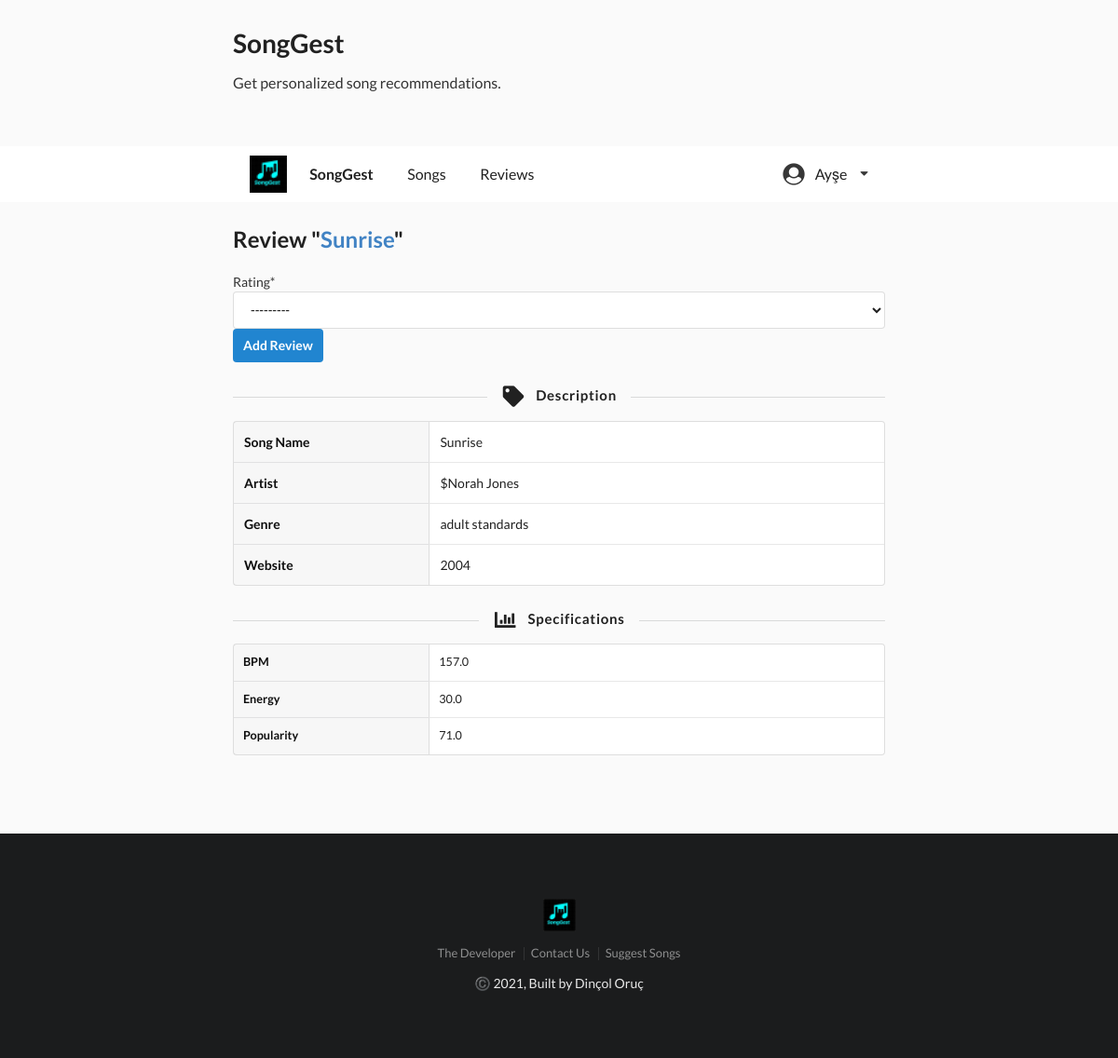
/songs/1/review/new/ (signed in), run on the app's committed database.
### reviews/models.py (models this page shows, shortened)
class Song(models.Model):
    name = models.CharField(max_length=80)
    artist = models.CharField(max_length=80)
    genre = models.CharField(max_length=80)
    year = models.IntegerField(null=True, blank=True)
    BPM = models.FloatField(null=True, blank=True)
    energy = models.FloatField(null=True, blank=True)
    danceability = models.FloatField(null=True, blank=True)
    loudness = models.FloatField(null=True, blank=True)
    liveness = models.FloatField(null=True, blank=True)
    valance = models.FloatField(null=True, blank=True)
    length = models.IntegerField(null=True, blank=True)
    acousticness = models.FloatField(null=True, blank=True)
    speechiness = models.FloatField(null=True, blank=True)
    popularity = models.FloatField(null=True, blank=True)

### reviews/views.py (the view, shortened to what this page needs)
class ReviewCreateView(LoginRequiredMixin, CreateView):
    model = Review
    fields = [ 'rating']
    def get_context_data(self, **kwargs):
        self.song = get_object_or_404(Song, pk=self.kwargs['song_id'])
        context = super().get_context_data(**kwargs)
        context['song'] = self.song
        return context

### reviews/templates/reviews/review_form.html (shortened to what this page needs)
{% extends "reviews/base.html" %}
{% load crispy_forms_tags %}
{% block content %}
<div class="ui vertical segment">
    <h2 class=" ui header"> Review "<a href="{% url 'song_detail' song.id %}">{{song.name}}</a>" </h2>
    <form action="" method="post" class="ui reply form" style="margin-top: 20px;">
        {{ form|crispy }}
        <input class="ui blue submit icon button" type="submit" value="Add Review" />
    </form>
    <h4 class="ui horizontal divider header">
        <i class="tag icon"></i>
        Description
    </h4>
    <table class="ui definition table">
        <tbody>
            <tr>
                <td style="width:30%;">Song Name</td>
                <td> {{ song.name }}</td>
            </tr>
        </tbody>
        <tbody>
            <tr>
                <td>Artist</td>
                <td> ${{ song.artist }}</td>
            </tr>
        </tbody>
        <tbody>
            <tr>
                <td>Genre</td>
                <td> {{ song.genre }}</td>
            </tr>
        </tbody>
        <tbody>
            <tr>
                <td>Website</td>
                <td> {{ song.year }}</td>
        </tbody>
    </table>
    <h4 class="ui horizontal divider header">
        <i class="bar chart icon"></i>
        Specifications
    </h4>
    <table class="ui definition small table">
        <tbody>
            <tr>
                <td style="width:30%;">BPM</td>
                <td> {{ song.BPM}}</td>
            </tr>
        </tbody>
        <tbody>
            <tr>
                <td>Energy</td>
                <td> {{ song.energy}}</td>
            </tr>
        </tbody>
        <tbody>
            <tr>
                <td>Popularity</td>
                <td> {{ song.popularity}}</td>
            </tr>
        </tbody>
    </table>
</div>
{% endblock content %}

### reviews/templates/reviews/base.html (shortened to what this page needs)
{% load static %}
<!DOCTYPE html>
<html>
<head>
    <link rel="stylesheet" href="https://cdnjs.cloudflare.com/ajax/libs/semantic-ui/2.2.9/semantic.min.css" />
    <link rel="stylesheet" type="text/css" href="{% static 'reviews/main.css' %}">
</head>
<body>
    <div class="ui main text container">
        <h1 class="ui header">SongGest</h1>
        <p>Get personalized song recommendations.</p>
    </div>
    <div class="ui borderless stackable main menu">
        <div class="ui text container">
            <a class="header item" href="{% url 'home' %}">
                <img class="logo" src="{% static 'reviews/favicon.png' %}">
                SongGest
            </a>
            <a href="{% url 'song_list' %}" class="item">Songs</a>
            <a href="{% url 'review_list' %}" class="item">Reviews</a>
            <div class="ui right floated dropdown item">
                <i class="large user circle icon"></i>{% if user.is_authenticated %}{{ user.username }}{% else %}Account
                {% endif %}<i class="dropdown icon"></i>
            </div>
        </div>
    </div>
    <div class="ui text container">
        <main>
            {% block content %}{% endblock %}
        </main>
    </div>
    <div class="ui inverted vertical footer segment">
        <div class="ui center aligned container">
            <img src="{% static 'reviews/favicon.png' %}" class="ui centered mini image">
            <div class="ui horizontal inverted small divided link list">
                <a class="item" href="https://www.linkedin.com/in/din%C3%A7ol-oru%C3%A7-8760111b0/">The Developer</a>
                <a class="item" href="mailto:dincoloruc@yahoo.com">Contact Us</a>
                <a class="item" href="https://forms.gle/9ETsDKT8ty4aZjYY9">Suggest Songs</a>
            </div>
            <p>©️ 2021, Built by Dinçol Oruç</p>
        </div>
    </div>
</body>
</html>

### reviews/static/reviews/main.css (style rules this page uses)
body { background: #fafafa; color: #333333; }
.main.container { margin-top: 2em; }
.main.menu { margin-top: 4em; border-radius: 0; border: none; box-shadow: none; transition: box-shadow 0.5s ease, padding 0.5s ease; }
.main.menu .item img.logo { margin-right: 1.5em; }
.ui.footer.segment { margin: 5em 0em 0em; padding: 5em 0em; }
.ui.form select { height: 40px; }

### data on the page
Song: name "Sunrise", artist "Norah Jones", genre "adult standards", year "2004", BPM "157.0", energy "30.0", popularity "71.0"

### other printed values
{{ user.username }} "Ayşe"
